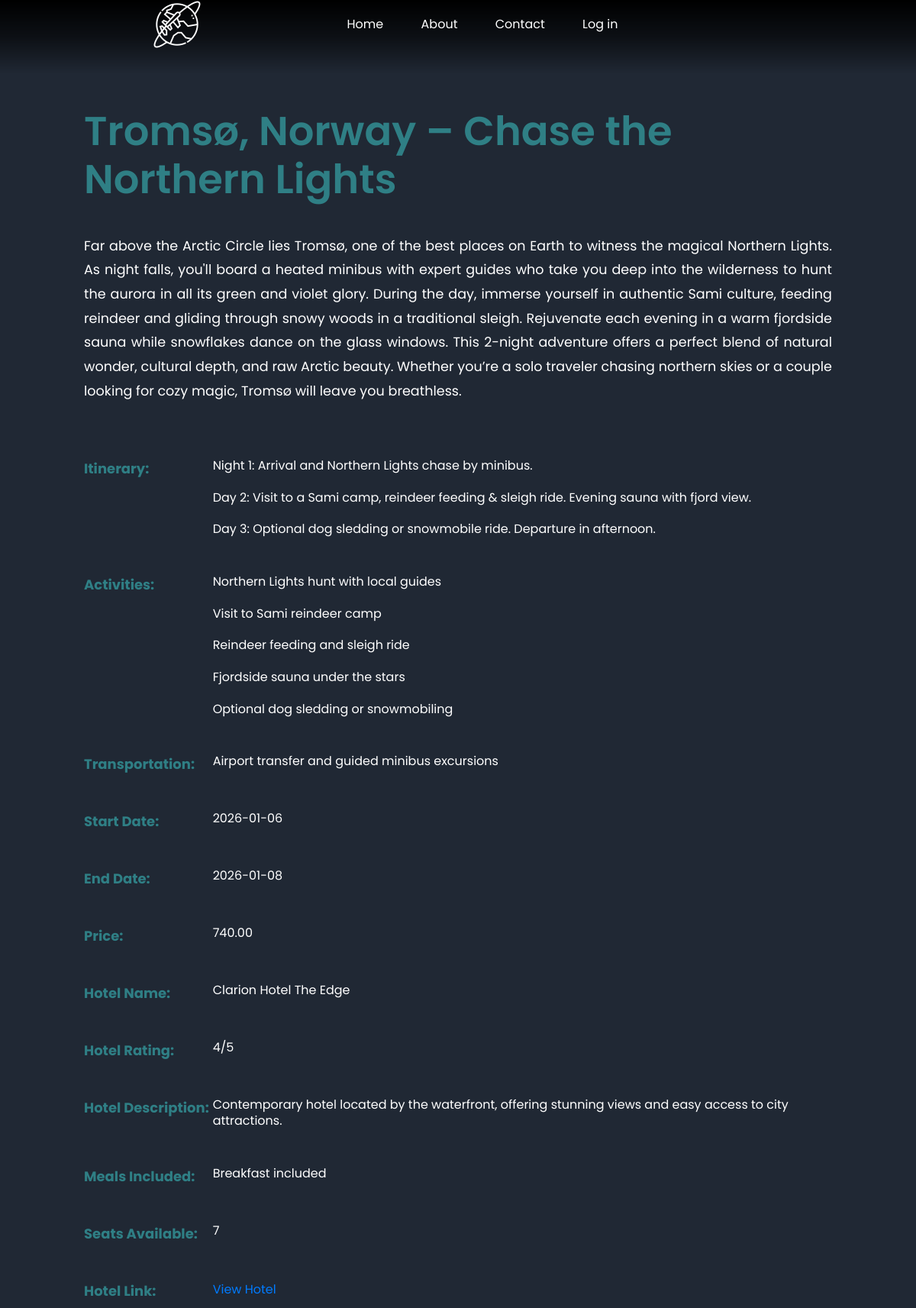
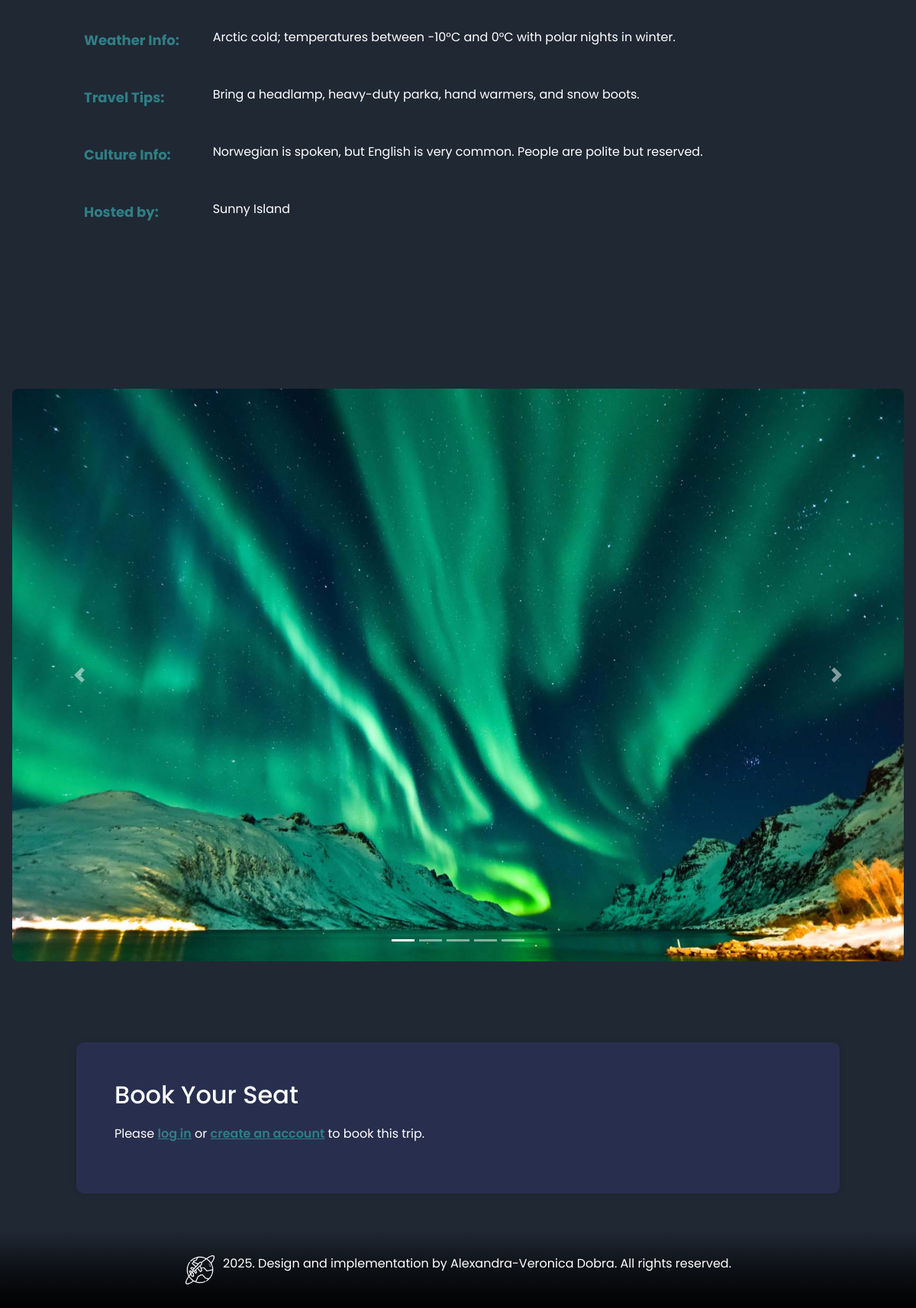
/web/booking1.php?id=3, run on the app's committed database (2 pictures, top to bottom).
### tables this page shows
CREATE TABLE `excursion_details` (
  `id` int(11) NOT NULL,
  `excursion_id` int(11) NOT NULL,
  `start_date` date DEFAULT NULL,
  `end_date` date DEFAULT NULL,
  `transportation` varchar(100) DEFAULT NULL,
  `description` text DEFAULT NULL,
  `itinerary` text DEFAULT NULL,
  `title` varchar(255) DEFAULT NULL,
  `activities` text DEFAULT NULL,
  `price` decimal(10,2) DEFAULT NULL,
  `image1_url` varchar(100) DEFAULT NULL,
  `image2_url` varchar(100) DEFAULT NULL,
  `image3_url` varchar(100) DEFAULT NULL,
  `image4_url` varchar(100) DEFAULT NULL,
  `image5_url` varchar(100) DEFAULT NULL,
  `hotel_name` varchar(255) DEFAULT NULL,
  `hotel_rating` int(11) DEFAULT NULL,
  `hotel_description` text DEFAULT NULL,
  `meals_included` varchar(100) DEFAULT NULL,
  `group_size` int(11) DEFAULT NULL,
  `hotel_link` varchar(255) DEFAULT NULL,
  `weather_info` text DEFAULT NULL,
  `travel_tips` text DEFAULT NULL,
  `culture_info` text DEFAULT NULL
);

CREATE TABLE `agencies` (
  `agency_id` int(11) NOT NULL,
  `agency_name` varchar(255) NOT NULL,
  `username` varchar(200) NOT NULL,
  `password` varchar(200) NOT NULL,
  `email` varchar(255) NOT NULL,
  `phone` varchar(20) DEFAULT NULL
);

### web/booking1.php (the view, shortened to what this page needs)
<?php
require_once __DIR__ . "/connect_db.php";
$conectare->set_charset('utf8mb4');
$excursion_id = intval($_GET['id'] ?? 0);
$stmt = $conectare->prepare(
    "SELECT
        ed.*,
        e.travel_agency_id,
        a.agency_name,
        a.email AS agency_email
     FROM excursion_details ed
     JOIN excursions e ON ed.excursion_id = e.id
     JOIN agencies a ON e.travel_agency_id = a.agency_id
     WHERE ed.excursion_id = ?"
);
$stmt->bind_param("i", $excursion_id);
$stmt->execute();
$excursion_details = $stmt->get_result()->fetch_assoc();
$agency_name = $excursion_details['agency_name'] ?? '—';
?>
<!DOCTYPE html>
<html lang="en">
<head>
  <link rel="stylesheet" href="https://unicons.iconscout.com/release/v4.0.8/css/line.css">
  <link rel="stylesheet" type="text/css" href="travel.css">
  <link rel="stylesheet"
    href="https://stackpath.bootstrapcdn.com/bootstrap/4.5.2/css/bootstrap.min.css">
</head>
<body class="book1">
<header>
    <div class="nav-bar">
        <a href="travel.php" class="logo"><img src="flight .png" alt="Flight Logo"></a>
        <div class="navigation">
            <div class="nav-items">
                <a href="travel.php#home"><i class="uil uil-estate"></i>Home</a>
                <a href="travel.php#AboutUs"><i class="uil uil-info-circle"></i>About</a>
                <a href="travel.php#contact"><i class="uil uil-envelope"></i>Contact</a>
                <?php if (isset($_SESSION['user_id'])): ?>
                <a href="my_bookings.php">My bookings</a>
                <a href="logout.php" onclick="return confirm('Are you sure you want to log out?')">Log out</a>
                <?php else: ?>
                <a href="login.php">Log in</a>
                <?php endif; ?>
            </div>
        </div>
    </div>
</header>
<section class="descript">
      <div class="excursion-description">
    <?php if ($excursion_details): ?>
    <h2><?= htmlspecialchars($excursion_details['title']) ?></h2>
      <?= nl2br(htmlspecialchars($excursion_details['description'])) ?>
    </div>
    <div class="excursion-info">
      <div class="grid-row">
        <span class="grid-label">Itinerary:</span>
        <span class="grid-value"><?= nl2br(htmlspecialchars($excursion_details['itinerary'])) ?></span>
      </div>
      <div class="grid-row">
        <span class="grid-label">Activities:</span>
        <span class="grid-value"><?= nl2br(htmlspecialchars($excursion_details['activities'])) ?></span>
      </div>
      <div class="grid-row">
        <span class="grid-label">Transportation:</span>
        <span class="grid-value"><?= nl2br(htmlspecialchars($excursion_details['transportation'])) ?></span>
      </div>
      <div class="grid-row">
        <span class="grid-label">Start Date:</span>
        <span class="grid-value"><?= htmlspecialchars($excursion_details['start_date']) ?></span>
      </div>
      <div class="grid-row">
        <span class="grid-label">End Date:</span>
        <span class="grid-value"><?= htmlspecialchars($excursion_details['end_date']) ?></span>
      </div>
      <div class="grid-row">
        <span class="grid-label">Price:</span>
        <span class="grid-value"><?= htmlspecialchars($excursion_details['price']) ?></span>
      </div>
      <div class="grid-row">
        <span class="grid-label">Hotel Name:</span>
        <span class="grid-value"><?= htmlspecialchars($excursion_details['hotel_name']) ?></span>
      </div>
      <div class="grid-row">
        <span class="grid-label">Hotel Rating:</span>
        <span class="grid-value"><?= htmlspecialchars($excursion_details['hotel_rating']) ?>/5</span>
      </div>
      <div class="grid-row">
        <span class="grid-label">Hotel Description:</span>
        <span class="grid-value"><?= nl2br(htmlspecialchars($excursion_details['hotel_description'])) ?></span>
      </div>
      <div class="grid-row">
        <span class="grid-label">Meals Included:</span>
        <span class="grid-value"><?= htmlspecialchars($excursion_details['meals_included']) ?></span>
      </div>
      <div class="grid-row">
        <span class="grid-label">Seats Available:</span>
        <span class="grid-value"><?= htmlspecialchars($excursion_details['group_size']) ?></span>
      </div>
      <div class="grid-row">
        <span class="grid-label">Hotel Link:</span>
          <a href="<?= htmlspecialchars($excursion_details['hotel_link']) ?>" target="_blank">View Hotel</a>
      </div>
      <div class="grid-row">
        <span class="grid-label">Weather Info:</span>
        <span class="grid-value"><?= nl2br(htmlspecialchars($excursion_details['weather_info'])) ?></span>
      </div>
      <div class="grid-row">
        <span class="grid-label">Travel Tips:</span>
        <span class="grid-value"><?= nl2br(htmlspecialchars($excursion_details['travel_tips'])) ?></span>
      </div>
      <div class="grid-row">
        <span class="grid-label">Culture Info:</span>
        <span class="grid-value"><?= nl2br(htmlspecialchars($excursion_details['culture_info'])) ?></span>
      </div>
      <div class="grid-row">
        <span class="grid-label">Hosted by:</span>
        <span class="grid-value"><?= htmlspecialchars($agency_name) ?></span>
      </div>
    </div>
  <?php endif; ?>
</section>
<section class="carousel-section">
    <div id="carouselExampleIndicators" class="carousel slide my-4" data-ride="carousel">
        <ol class="carousel-indicators">
            <?php for ($i = 0; $i < 5; $i++): ?>
                <li data-target="#carouselExampleIndicators" data-slide-to="<?php echo $i; ?>" class="<?php echo $i == 0 ? 'active' : ''; ?>"></li>
            <?php endfor; ?>
        </ol>
        <div class="carousel-inner">
            <?php
            $images = ['image1_url', 'image2_url', 'image3_url', 'image4_url', 'image5_url'];
            $active = 'active';
            foreach ($images as $image):
                if ($excursion_details[$image]): ?>
                    <div class="carousel-item <?php echo $active; ?>">
                        <img class="d-block w-100" src="/TravelIdeas/images/<?php echo htmlspecialchars($excursion_details[$image]); ?>"
" alt="<?php echo ucfirst(str_replace('_', ' ', $image)); ?>">
                    </div>
                <?php
                $active = '';
                endif;
            endforeach;
            ?>
        </div>
        <a class="carousel-control-prev" href="#carouselExampleIndicators" role="button" data-slide="prev">
            <span class="carousel-control-prev-icon" aria-hidden="true"></span>
        </a>
        <a class="carousel-control-next" href="#carouselExampleIndicators" role="button" data-slide="next">
            <span class="carousel-control-next-icon" aria-hidden="true"></span>
        </a>
    </div>
</section>
<section class="booking-form">
      <div class="form-section">
        <h2 id="bookingSection">Book Your Seat</h2>
            <?php
            $return_url = "booking1.php?id=$excursion_id#bookingSection";
            if (!isset($_SESSION['existing'])):
            ?>
            <p class="text-you-need-to-login">
            Please
            <a href="login.php?return=<?= urlencode($return_url) ?>" class="custom-link">log in</a>
            or
            <a href="login.php?return=<?= urlencode($return_url) ?>" class="custom-link">create an account</a>
            to book this trip.
            </p>
  <?php endif; ?>
  </div>
</section>
  <footer class="footer">
    <img src="flight .png" alt="Flight Logo">
    <p>2025. Design and implementation by Alexandra-Veronica Dobra. All rights reserved.</p>
  </footer>
</body>
</html>

### web/travel.css (style rules this page uses)
:root { --white-color:#fff; --dark-color:#222; --body-bg-color:#fff; --section-bg-color:#202834; --navigation-item-hover-color:#265469; --contrast-color:#307681; --title-color:rgb(47, 127, 133); --text-content-shadow:0 5px 25px rgba(0,0,0,0.1); --box-shadow:0 5px 25px rgb(0 0 0 / 20%); --scroll-bar-color:#fff; --scroll-thumb-color:#282f4e; --scroll-thumb-hover-color:#454f6b; --blue-color:#546989; }
* { margin: 0; padding: 0; box-sizing: border-box; font-family: 'Poppins', sans-serif; }
body { background-color:var(--section-bg-color); }
header { z-index: 999; position: fixed; width: 100%; height: calc(5rem + 1rem); top: 0; left: 0; display: flex; justify-content: center; transition:0.5s ease ; transition-property: height,background; background:linear-gradient(black,rgba(0, 0, 0, 0.6),transparent); }
header .nav-bar { position: relative; width: 100%; display: flex; align-items: center; justify-content: space-between; padding: 0 200px; transition: 0.4s ease; }
.navigation .nav-items a { color: var(--white-color); font-size:1em; text-decoration: none; }
.navigation .nav-items a:not(:last-child) { margin-right: 45px; }
.active, .dot:hover { background-color: #717171; }
.descript { margin-bottom:30px; }
.descript h2 { font-size: 3em; font-weight: 600; color: var(--title-color); text-align: left; margin-bottom: 40px; }
body.book1 { background-color: var(--section-bg-color); color: var(--white-color); }
.descript .excursion-description { font-size: 1.1rem; line-height: 1.8; margin: 0 auto 2rem auto; max-width: 1000px; text-align: justify; padding: 40px 10px; color: var(--text-color); }
.descript { text-align: left; padding: 100px 30px; background-color: var(--section-bg-color); margin-bottom: 30px; }
.excursion-info { display: grid; grid-template-columns: max-content 1fr; row-gap: 3rem; column-gap: 0.3rem; max-width: 1000px; margin: 2rem auto; }
.grid-row { display: contents; }
.grid-label { font-weight: 700; font-size: large; color: var(--title-color); text-align: left; padding-left: 10px; white-space: nowrap; }
.grid-value { color: var(--text-color); line-height: 1.3; }
.carousel-section { display: flex; justify-content: center; padding: 2rem 1rem; background: var(--section-bg-color); }
.carousel { max-width: 1200px; width: 100%; }
.carousel-inner { overflow: hidden; border-radius: 0.5rem; }
.carousel-item { height: 750px; min-height: auto; }
.carousel-item img { width: 100%; height: 100%; object-fit: cover; object-position: center; }
.booking-form { background-color: transparent; }
.booking-form h2 { font-size: 2em; margin-bottom: 20px; }
.text-you-need-to-login { color: var(--white-color); }
.text-you-need-to-login .custom-link { font-weight:600; color: var(--title-color); text-decoration: underline; }
.form-section h2 { font-size: 2em; margin-bottom: 20px; }
.form-section { background: var(--scroll-thumb-color); padding: 50px; max-width: 1000px; margin: 50px auto; border-radius: 10px; box-shadow: 0 0 10px rgba(0,0,0,0.1); }
.footer { z-index: 999; position:relative; width: 100%; bottom: 0; left: 0; display: flex; justify-content: center; transition:0.5s ease ; transition-property: height,background; background:linear-gradient(transparent,rgba(0, 0, 0, 0.6),black); height: 100px; align-items: center; justify-content: space-around; }
.footer img { width: 40px; }
.footer p { color: var(--white-color); }
.footer { background: linear-gradient(transparent, rgba(0, 0, 0, 0.6), black); color: #fff; display: flex; justify-content: center; align-items: center; height: 100px; }
.footer p { margin-left: 10px; }
section.descript, section.more, section#AboutUs, section#contact { margin-left: auto; margin-right: auto; }

### data on the page
excursion_details: title "Tromsø, Norway – Chase the Northern Lights", description "Far above the Arctic Circle lies Tromsø, one of the best places on Earth to witness the magical Northern Lights. As night falls, you'll board a heated minibus with expert guides who take you deep into the wilderness to hunt the aurora in all its green and violet glory. During the day, immerse yourself in authentic Sami culture, feeding reindeer and gliding through snowy woods in a traditional sleigh. Rejuvenate each evening in a warm fjordside sauna while snowflakes dance on the glass windows. This 2-night adventure offers a perfect blend of natural wonder, cultural depth, and raw Arctic beauty. Whether you’re a solo traveler chasing northern skies or a couple looking for cozy magic, Tromsø…", itinerary "Night 1: Arrival and Northern Lights chase by minibus. Day 2: Visit to a Sami camp, reindeer feeding & sleigh ride. Evening sauna with fjord view. Day 3: Optional dog sledding or snowmobile ride. Departure in afternoon.", activities "Northern Lights hunt with local guides Visit to Sami reindeer camp Reindeer feeding and sleigh ride Fjordside sauna under the stars Optional dog sledding or snowmobiling", transportation "Airport transfer and guided minibus excursions", start_date "2026-01-06", end_date "2026-01-08", price "740.00", hotel_name "Clarion Hotel The Edge", hotel_rating "4", hotel_description "Contemporary hotel located by the waterfront, offering stunning views and easy access to city attractions.", meals_included "Breakfast included", group_size "7", weather_info "Arctic cold; temperatures between -10°C and 0°C with polar nights in winter.", travel_tips "Bring a headlamp, heavy-duty parka, hand warmers, and snow boots.", culture_info "Norwegian is spoken, but English is very common. People are polite but reserved.", agencies.agency_name "Sunny Island", image1_url (picture)
